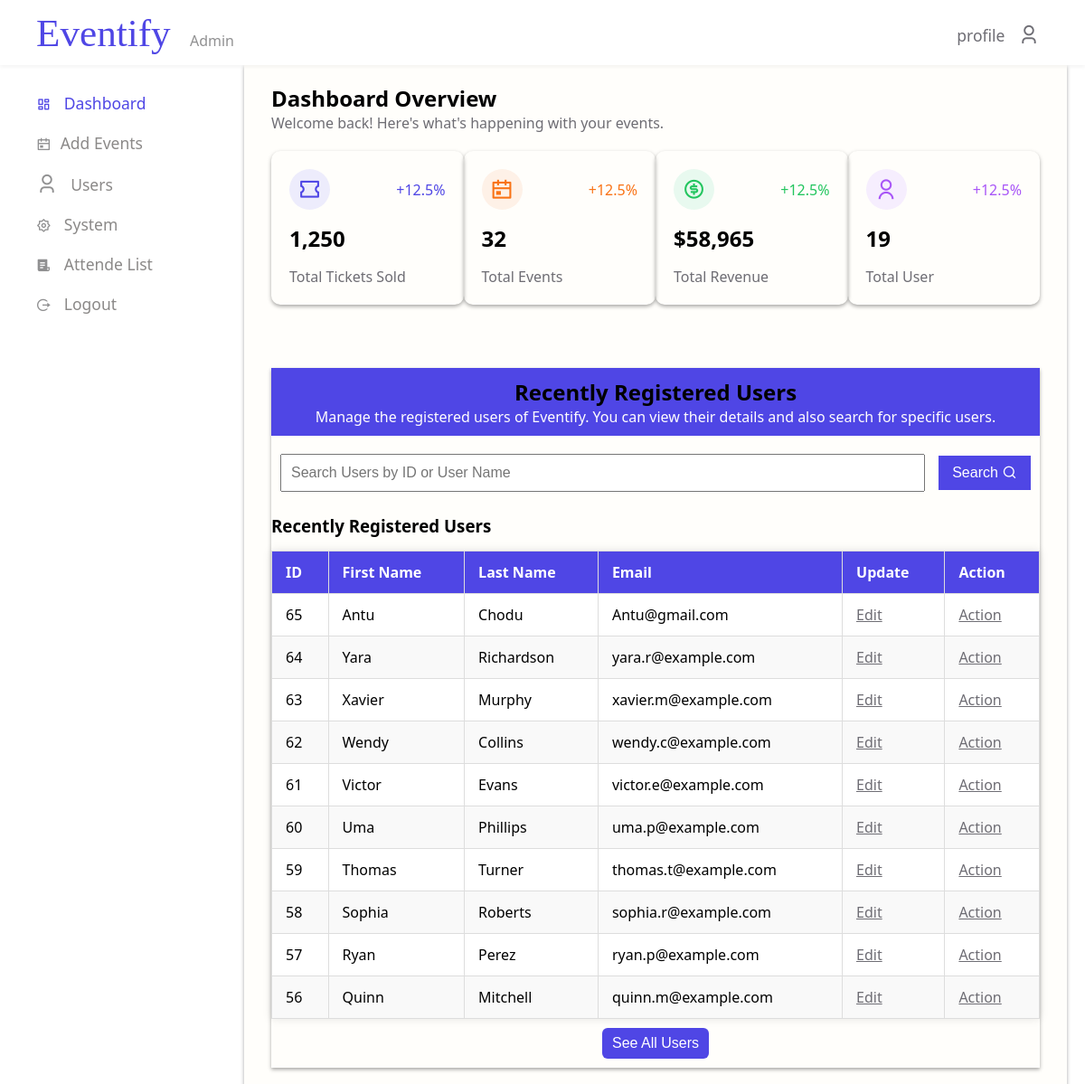
Page /View/Dashboard.php (signed in) on the committed database.
### tables this page shows
CREATE TABLE `users` (
  `U_Id` int(100) NOT NULL,
  `U_FirstName` varchar(100) NOT NULL,
  `U_LastName` varchar(100) NOT NULL,
  `U_Email` varchar(100) NOT NULL,
  `U_Password` varchar(100) NOT NULL,
  `U_Type` varchar(100) NOT NULL,
  `isBanned` tinyint(1) DEFAULT NULL,
  `isSuspended` date DEFAULT NULL
);

### Model/Events.php (called while the page is built, shortened)
<?php
require_once '../Model/DataBase.php';
function totalEvents()
{
    global $conn;
    $query = "SELECT COUNT(*) AS total FROM events";
    $result = mysqli_query($conn, $query);
    if ($result) {
        $row = mysqli_fetch_assoc($result);
        return $row['total'];
    } else {
        return 0;
    }
}

### Model/Users.php (called while the page is built, shortened)
<?php
require_once '../Model/DataBase.php';
function TotalCustomers()
{
    global $conn;
    $query = "SELECT COUNT(*) as total FROM users WHERE U_Type = 'customer' And isBanned = '0' AND isSuspended IS NULL";
    $result = mysqli_query($conn, $query);
    if ($result) {
        $row = mysqli_fetch_assoc($result);
        return $row['total'];
    }
    return 0;
}
function GetRecentUsers()
{
    global $conn;
    $query = "SELECT * FROM users ORDER BY U_Id DESC LIMIT 10;";
    $result = mysqli_query($conn, $query);
    $users = [];
    if ($result) {
        while ($row = mysqli_fetch_assoc($result)) {
            $users[] = $row;
        }
    }
    return $users;
}

### View/DashBoard.php (the view, shortened to what this page needs)
<?php
if (!isset($_SESSION['AdminLoginstatus']) || $_SESSION['AdminLoginstatus'] !== true) {
  header('location: login.php');
  exit();
} else {
  require_once '../Model/Events.php';
  require_once '../Model/Users.php';
  $TotalEvents = totalEvents();
  $TotalUsers = TotalCustomers();
  if (isset($_GET["Search_Btn"]) && !empty($_GET["Search_Input"])) {
   $SearchTerm = $_GET["Search_Input"];
    echo $SearchTerm;
    $users = searchUserById($SearchTerm);
  }
  else{
    $users = GetRecentUsers();
  }
}
?>
<!DOCTYPE html>
<html lang="en">
<head>
  <link rel="stylesheet" href="../Asset/CSS/Style_DashBoard.css" />
  <link
    href="https://cdn.jsdelivr.net/npm/remixicon@4.5.0/fonts/remixicon.css"
    rel="stylesheet" />
</head>
<body>
  <header>
    <div id="LogoContainer">
      <span class="logo">Eventify</span>
      <span class="GrayTxt" id="AdminTxt">Admin</span>
    </div>
    <div id="ProfileContainer">
      <a href="ProfileManagement.php" id="ProfileLink">profile <span><i class="ri-user-3-line"></i></span></a>
    </div>
  </header>
  <main>
    <section id="asideSection">
      <aside>
        <nav class="asideNav">
          <ul>
            <li id="Selected_Page">
              <span><i class="ri-dashboard-line"></i></span>
              <a href="./DashBoard.php">Dashboard</a>
            </li>
            <li>
              <span><i class="ri-calendar-event-line"></i></span><a href="./Add_Event.php">Add Events</a>
            </li>
            <li>
              <span><i class="ri-user-3-line"></i></span>
              <a href="./Users.php">Users</a>
            </li>
            <li>
              <span> <i class="ri-settings-2-line"></i> </span>
              <a href="./System.php">System</a>
            </li>
            <li>
              <span> <i class="ri-file-list-3-fill"></i> </span>
              <a href="./attendee-list.php">Attende List</a>
            </li>
            <li id="logout">
              <span><i class="ri-logout-circle-r-line"></i></span>
              <a href="../Controller/logoutController.php">Logout</a>
            </li>
          </ul>
        </nav>
      </aside>
    </section>
    <section id="mainContent">
      <div class="contentHeader">
        <h1>Dashboard Overview</h1>
        <p>Welcome back! Here's what's happening with your events.</p>
      </div>
      <div class="DashboardCards">
        <div class="card">
          <div class="cardLogo_Percent">
            <span id="Tickets_icon_Bg" class="card_icon_BG"><i class="ri-ticket-line"></i></span>
            <span class="Dashboard_cards_Percent" id="soldTicketPercent">+12.5%
            </span>
          </div>
          <h3>1,250</h3>
          <p>Total Tickets Sold</p>
        </div>
        <div class="card">
          <div class="cardLogo_Percent">
            <span id="Active_Event_BG" class="card_icon_BG"><i class="ri-calendar-event-line"></i></span>
            <span id="Active_event_percent" class="Dashboard_cards_Percent">+12.5%
            </span>
          </div>
          <h3><?php echo htmlspecialchars($TotalEvents); ?></h3>
          <p>Total Events</p>
        </div>
        <div class="card">
          <div class="cardLogo_Percent">
            <span id="Revenue_icon_BG" class="card_icon_BG"><i class="ri-money-dollar-circle-line"></i></span>
            <span id="Revenue_percent" class="Dashboard_cards_Percent">+12.5%
            </span>
          </div>
          <h3>$58,965</h3>
          <p>Total Revenue</p>
        </div>
        <div class="card">
          <div class="cardLogo_Percent">
            <span id="Total_User_icon_BG" class="card_icon_BG"><i class="ri-user-line"></i></span>
            <span id="Total_user_percent" class="Dashboard_cards_Percent">+12.5%
            </span>
          </div>
          <h3><?php echo htmlspecialchars($TotalUsers); ?></h3>
          <p>Total User</p>
        </div>
      </div>
      <div id="RecentUserContainer">
        <div id="ManageUserHeader">
          <h1>Recently Registered Users</h1>
          <p id="ManageUserHeaderTxt">
            Manage the registered users of Eventify. You can view their
            details and also search for specific users.
          </p>
        </div>
        <div>
          <form method="GET" onsubmit="return isValid()">
            <div id="Search_bar_container">
              <input
                type="text"
                id="Search_bar"
                placeholder="Search Users by ID or User Name" name="Search_Input" />
              <button type="submit" name="Search_Btn">Search <i class="ri-search-line"></i></button>
            </div>
          </form>
        </div>
        <div id="RecentUser">
          <div id="RecentUserHeader">
            <h3>Recently Registered Users</h3>
          </div>
          <table id="RecentUserTable" border="1">
            <thead>
              <tr>
                <th>ID</th>
                <th>First Name</th>
                <th>Last Name</th>
                <th>Email</th>
                <th>Update</th>
                <th>Action</th>
              </tr>
            </thead>
            <tbody>
              <?php
              if (!empty($users)) {
                foreach ($users as $user) {
                  echo "<tr>";
                  echo "<td>" . htmlspecialchars($user['U_Id']) . "</td>";
                  echo "<td>" . htmlspecialchars($user['U_FirstName']) . "</td>";
                  echo "<td>" . htmlspecialchars($user['U_LastName']) . "</td>";
                  echo "<td>" . htmlspecialchars($user['U_Email']) . "</td>";
                  echo '<td><a href="./Update_User_info.php?id=' . urlencode($user['U_Id']) . '">Edit</a></td>';
                  echo '<td><a class="Action" href="./TakeAction.php?id=' . urlencode($user['U_Id']) . '">Action</a></td>';
                  echo "</tr>";
                }
              } else {
                echo '<p style="color:red; font-weight:600;">No User Found.</p>';
              }
              ?>
            </tbody>
          </table>
          <div id="See_All_User_Btn_Container">
            <a href="Users.php"><button id="See_All_User_Btn">See All Users</button></a>
          </div>
        </div>
      </div>
    </section>
  </main>
</body>
</html>

### Asset/CSS/Style_DashBoard.css (style rules this page uses)
* { margin: 0; padding: 0; box-sizing: border-box; }
body { font-family: ui-sans-serif, system-ui, -apple-system, BlinkMacSystemFont, "Segoe UI", Roboto, "Helvetica Neue", Arial, "Noto Sans", sans-serif, "Apple Color Emoji", "Segoe UI Emoji", "Segoe UI Symbol", "Noto Color Emoji"; }
.logo { font-size: 1.8em; font-family: "Brush Script MT", cursive; color: #4f46e5; margin-right: 15px; }
header { background-color: #fff; height: 72px; font-size: 24px; display: flex; align-items: center; justify-content: space-between; position: sticky; top: 0; left: 0; right: 0; z-index: 1000; padding: 0 40px; box-shadow: 0 2px 4px rgba(0, 0, 0, 0.05); }
header a { text-decoration: none; color: #6e6d74; padding: 10px; font-size: 17.5px; transition: color 0.3s ease; }
#ProfileContainer a span { margin-left: 10px; }
.ri-user-3-line { font-size: 23px; }
.GrayTxt { color: #909091; font-size: 16px; }
aside { position: fixed; }
li { list-style: none; }
ul { display: flex; flex-direction: column; align-items: flex-start; }
li { padding: 10px 0px; }
li span { color: #909091; }
ul a { font-weight: 500; text-decoration: none; color: #8b8988; padding: 10px; font-size: 17.5px; transition: color 0.3s ease; }
#Selected_Page a, #Selected_Page span { color: #4f46e5; }
main { display: grid; grid-template-columns: 20% 80%; column-gap: 30px; }
#asideSection { padding: 20px 40px; }
#mainContent { margin-right: 50px; padding: 20px 30px; background-color: #fffefbeb; box-shadow: 0 2px 4px rgba(0, 0, 0, 0.347); }
#mainContent p { color: #6e6d74; }
.DashboardCards { display: flex; justify-content: space-between; align-items: center; }
.cardLogo_Percent { display: flex; justify-content: space-between; align-items: center; }
.card { padding: 20px 20px; margin: 20px 0px; display: flex; flex-direction: column; justify-content: space-between; width: 250px; height: 170px; border-radius: 10px; box-shadow: 0 2px 4px rgba(0, 0, 0, 0.347); }
.card h3 { font-size: 24px; }
.card_icon_BG { width: 45px; height: 45px; border-radius: 50%; display: flex; justify-content: center; align-items: center; }
.ri-ticket-line { font-size: 25px; color: #4f46e5; }
.Dashboard_cards_Percent { font-size: 16px; font-weight: 500; }
#soldTicketPercent { color: #4f46e5; }
#Tickets_icon_Bg { background-color: #edecfc; }
#Active_Event_BG { background-color: #fef1e7; }
.card .ri-calendar-event-line { color: #f97316; font-size: 25px; }
#Active_event_percent { color: #f97316; }
#Revenue_icon_BG { background-color: #e8f9ef; }
.ri-money-dollar-circle-line { color: #22c55e; font-size: 25px; }
#Revenue_percent { color: #22c55e; }
#Total_User_icon_BG { background-color: #f6eefe; }
.ri-user-line { color: #a855f7; font-size: 25px; }
#Total_user_percent { color: #a855f7; }
#RecentUserContainer { margin-top: 30px; box-shadow: 0 2px 4px rgba(0, 0, 0, 0.347); }
#ManageUserHeader #ManageUserHeaderTxt { color: #fffdfd; }
#ManageUserHeader { background-color: #4f46e5; padding: 10px; margin-bottom: 20px; text-align: center; }
#Search_bar_container { display: flex; align-items: center; gap: 15px; margin-bottom: 25px; padding: 0 10px; }
#Search_bar { flex-grow: 1; padding: 10px; font-size: 16px; }
#Search_bar_container button { background-color: #4f46e5; color: #fff; border: none; padding: 10px 15px; font-size: 16px; cursor: pointer; transition: background-color 0.3s ease; }
#RecentUserHeader { display: flex; justify-content: space-between; align-items: center; }
#RecentUserTable { border-collapse: collapse; margin-top: 15px; background-color: #fff; box-shadow: 0 0 10px rgba(0, 0, 0, 0.1); width: 100%; }
#RecentUserTable th, #RecentUserTable td { padding: 12px 15px; text-align: left; border: 1px solid #ddd; }
#RecentUserTable th { background-color: #4f46e5; color: white; font-weight: 600; }
#RecentUserTable tr:nth-child(even) { background-color: #f9f9f9; }
#RecentUserTable a { text-decoration: underline; color: #6e6d74; font-weight: 500; }
#See_All_User_Btn_Container { display: flex; justify-content: center; align-items: center; padding: 10px; }
#See_All_User_Btn { background-color: #4f46e5; color: #fff; border: none; padding: 8px 11px; font-size: 16px; cursor: pointer; transition: background-color 0.3s ease; border-radius: 6px; }

### rows in the picture
users: U_Id "65", U_FirstName "Antu", U_LastName "Chodu", U_Email "Antu@gmail.com"
users: U_Id "64", U_FirstName "Yara", U_LastName "Richardson", U_Email "yara.r@example.com"
users: U_Id "63", U_FirstName "Xavier", U_LastName "Murphy", U_Email "xavier.m@example.com"
users: U_Id "62", U_FirstName "Wendy", U_LastName "Collins", U_Email "wendy.c@example.com"
users: U_Id "61", U_FirstName "Victor", U_LastName "Evans", U_Email "victor.e@example.com"
users: U_Id "60", U_FirstName "Uma", U_LastName "Phillips", U_Email "uma.p@example.com"
users: U_Id "59", U_FirstName "Thomas", U_LastName "Turner", U_Email "thomas.t@example.com"
users: U_Id "58", U_FirstName "Sophia", U_LastName "Roberts", U_Email "sophia.r@example.com"
users: U_Id "57", U_FirstName "Ryan", U_LastName "Perez", U_Email "ryan.p@example.com"
users: U_Id "56", U_FirstName "Quinn", U_LastName "Mitchell", U_Email "quinn.m@example.com"

### other values in the picture
$TotalEvents "32"
$TotalUsers "19"
